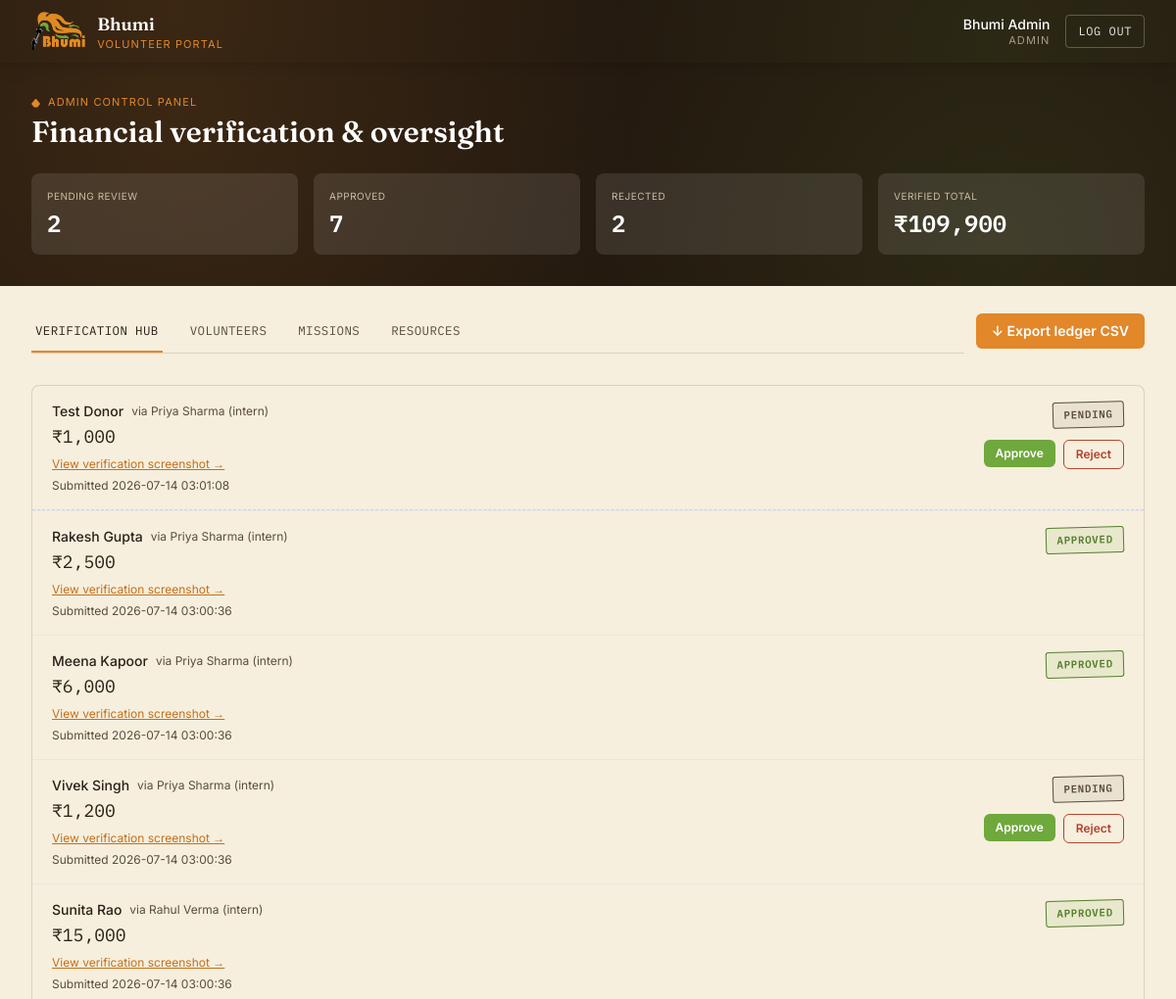
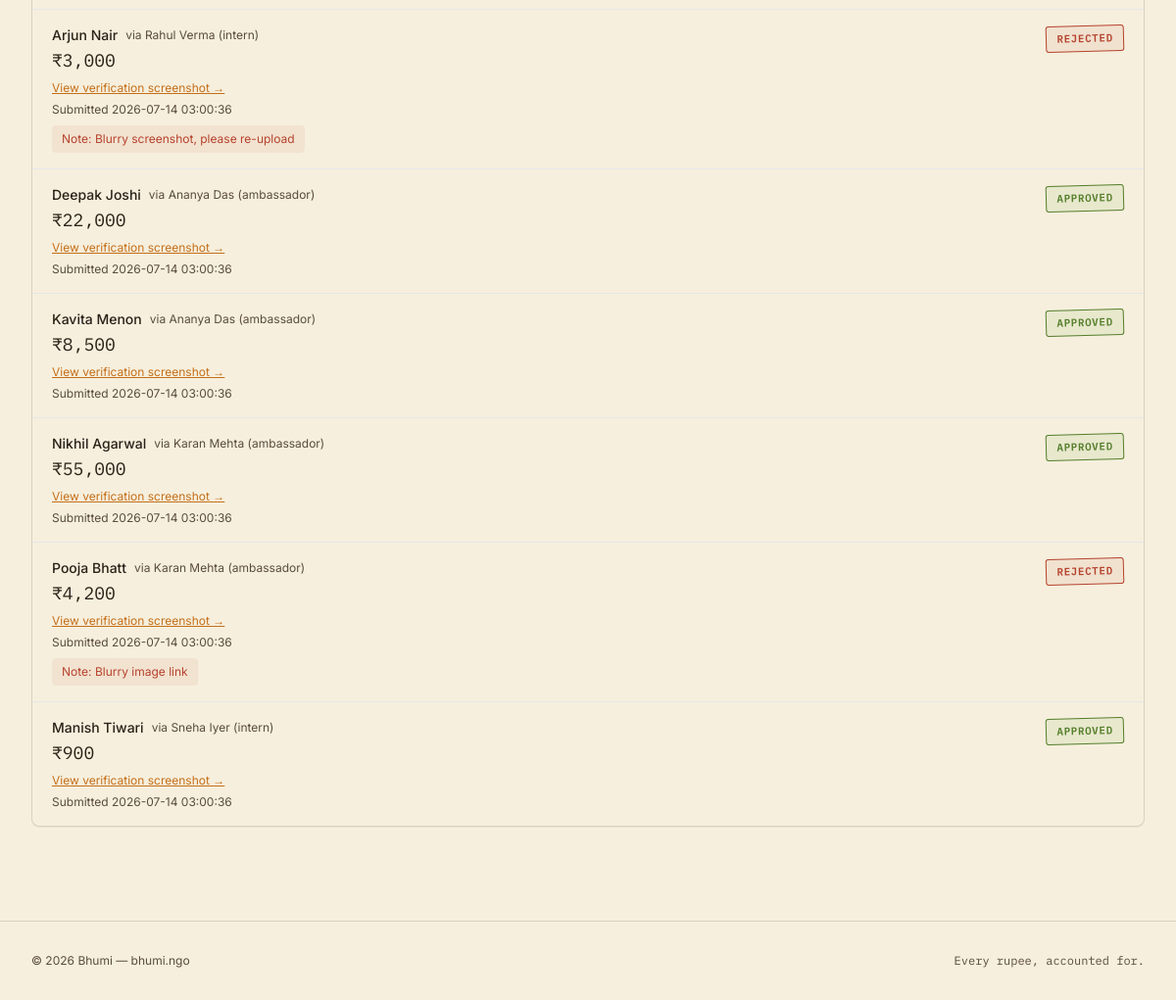
Page /admin (signed in) on the earlier database version (2 pictures, top to bottom).
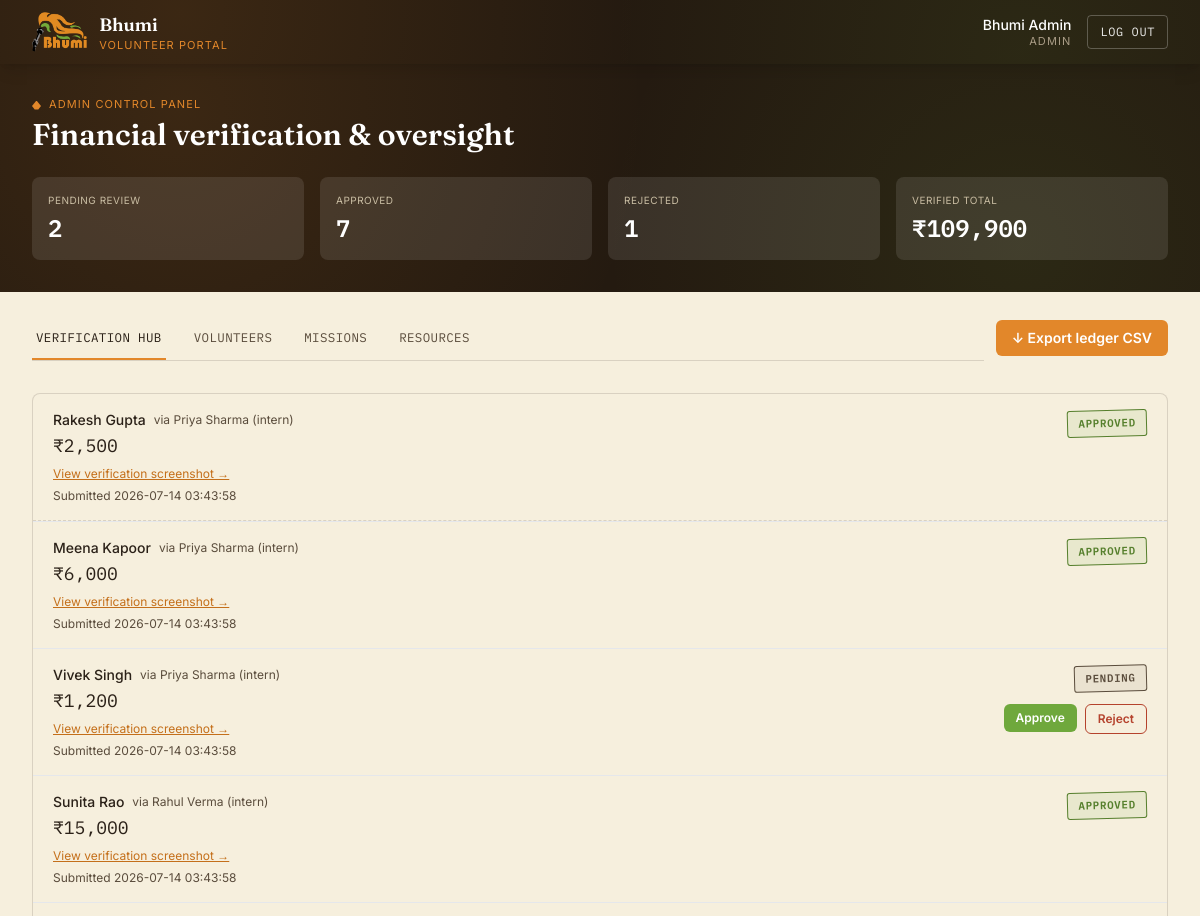
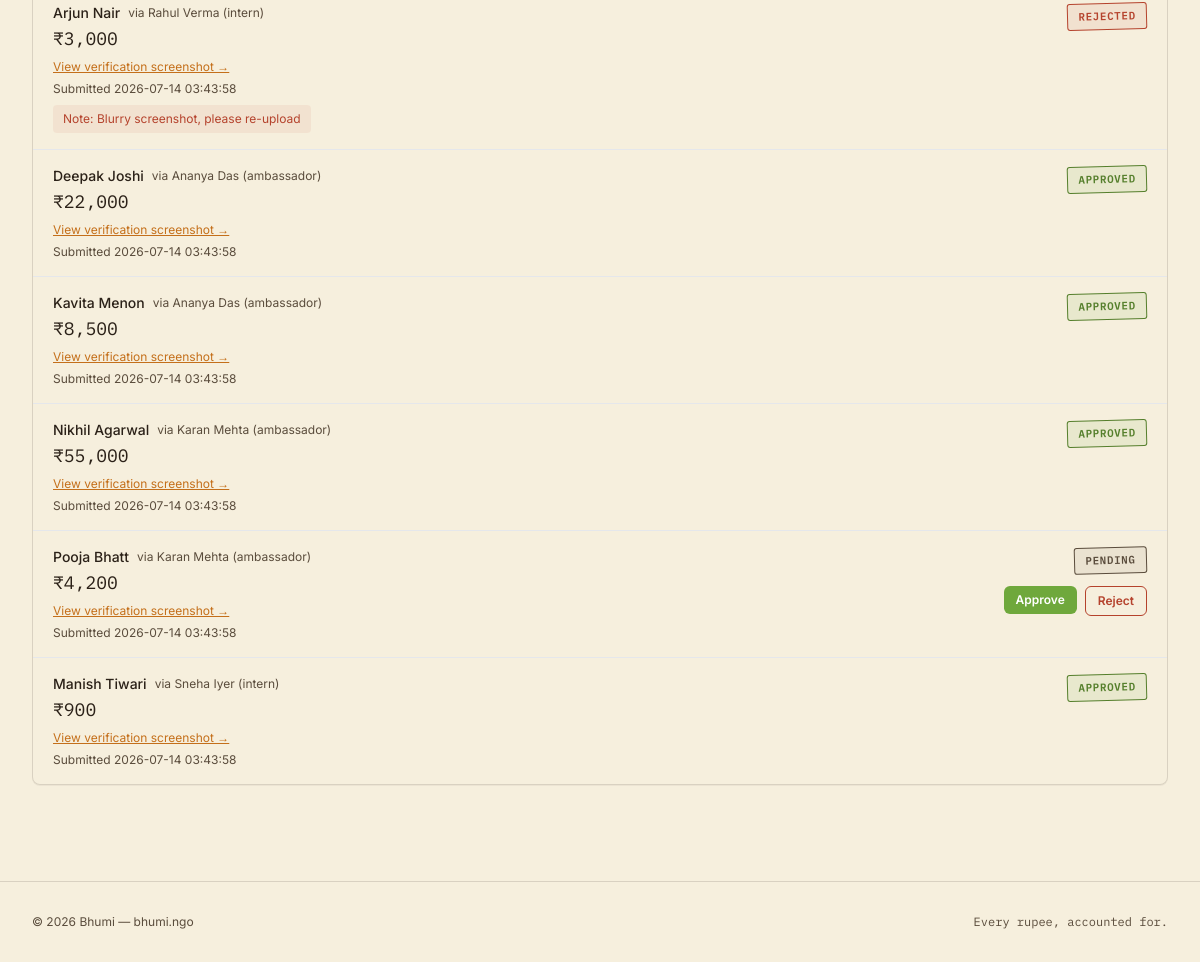
Same page on the later database version (2 pictures, top to bottom).
### tables this page shows
CREATE TABLE donations (
    id INTEGER PRIMARY KEY AUTOINCREMENT,
    user_id INTEGER NOT NULL,
    donor_name TEXT NOT NULL,
    amount REAL NOT NULL,
    drive_link TEXT NOT NULL,
    status TEXT NOT NULL DEFAULT 'pending' CHECK(status IN ('pending', 'approved', 'rejected')),
    admin_note TEXT,
    submitted_at TIMESTAMP DEFAULT CURRENT_TIMESTAMP,
    reviewed_at TIMESTAMP,
    FOREIGN KEY (user_id) REFERENCES users(id)
);

CREATE TABLE users (
    id INTEGER PRIMARY KEY AUTOINCREMENT,
    username TEXT UNIQUE NOT NULL,
    password_hash TEXT NOT NULL,
    role TEXT NOT NULL CHECK(role IN ('admin', 'intern', 'ambassador')),
    full_name TEXT NOT NULL,
    email TEXT,
    phone TEXT,
    tenure_start DATE,
    tenure_end DATE,
    created_at TIMESTAMP DEFAULT CURRENT_TIMESTAMP
);

### app.py (the view)
@app.route("/admin")
@role_required("admin")
def admin_panel():
    donations = query_db(
        """SELECT d.*, u.full_name, u.username, u.role
           FROM donations d JOIN users u ON u.id = d.user_id
           ORDER BY d.submitted_at DESC"""
    )
    users = query_db("SELECT * FROM users WHERE role != 'admin' ORDER BY full_name")
    tasks = query_db("SELECT * FROM tasks ORDER BY deadline ASC")
    resources = query_db("SELECT * FROM resources ORDER BY category, title")
    stats = query_db(
        """SELECT
             COUNT(*) FILTER (WHERE status = 'pending') AS pending_count,
             COUNT(*) FILTER (WHERE status = 'approved') AS approved_count,
             COUNT(*) FILTER (WHERE status = 'rejected') AS rejected_count,
             COALESCE(SUM(amount) FILTER (WHERE status = 'approved'), 0) AS verified_total
           FROM donations""",
        one=True,
    )
    return render_template(
        "admin_dashboard.html",
        donations=donations,
        users=users,
        tasks=tasks,
        resources=resources,
        stats=stats,
    )

### app.py (called while the page is built)
def get_db():
    if "db" not in g:
        g.db = sqlite3.connect(DB_PATH)
        g.db.row_factory = sqlite3.Row
        g.db.execute("PRAGMA foreign_keys = ON")
    return g.db

def query_db(query, args=(), one=False):
    cur = get_db().execute(query, args)
    rv = cur.fetchall()
    cur.close()
    return (rv[0] if rv else None) if one else rv

def role_required(*roles):
    def decorator(view):
        @wraps(view)
        def wrapped(*args, **kwargs):
            if "user_id" not in session:
                return redirect(url_for("login"))
            if session.get("role") not in roles:
                flash("You do not have permission to view that page.", "error")
                return redirect(url_for("dashboard"))
            return view(*args, **kwargs)
        return wrapped
    return decorator

@app.context_processor
def inject_now():
    return {"now": datetime.now()}

@app.template_filter("inr")
def inr_format(value):
    try:
        value = float(value)
    except (TypeError, ValueError):
        return value
    return f"₹{value:,.0f}"

### templates/admin_dashboard.html (shortened to what this page needs)
{% extends "base.html" %}
{% block content %}
<section class="soil-panel text-white">
  <div class="max-w-7xl mx-auto px-4 sm:px-6 lg:px-8 py-8">
    <p class="text-[11px] uppercase tracking-widest flame-bullet" style="color:#e2872a;">Admin control panel</p>
    <h1 class="font-display text-2xl sm:text-3xl font-semibold mt-1">Financial verification &amp; oversight</h1>
    <div class="grid grid-cols-2 sm:grid-cols-4 gap-3 sm:gap-4 mt-6">
      <div class="bg-white/10 rounded-lg p-4">
        <p class="text-[10px] uppercase tracking-wider" style="color:#c9bda3;">Pending review</p>
        <p class="font-mono-ledger text-2xl font-semibold mt-1">{{ stats.pending_count }}</p>
      </div>
      <div class="bg-white/10 rounded-lg p-4">
        <p class="text-[10px] uppercase tracking-wider" style="color:#c9bda3;">Approved</p>
        <p class="font-mono-ledger text-2xl font-semibold mt-1">{{ stats.approved_count }}</p>
      </div>
      <div class="bg-white/10 rounded-lg p-4">
        <p class="text-[10px] uppercase tracking-wider" style="color:#c9bda3;">Rejected</p>
        <p class="font-mono-ledger text-2xl font-semibold mt-1">{{ stats.rejected_count }}</p>
      </div>
      <div class="bg-white/10 rounded-lg p-4">
        <p class="text-[10px] uppercase tracking-wider" style="color:#c9bda3;">Verified total</p>
        <p class="font-mono-ledger text-2xl font-semibold mt-1">{{ stats.verified_total|inr }}</p>
      </div>
    </div>
  </div>
</section>
<div class="max-w-7xl mx-auto px-4 sm:px-6 lg:px-8">
  <div class="flex items-center justify-between mt-6 flex-wrap gap-3">
    <nav class="flex gap-6 border-b overflow-x-auto flex-1" style="border-color: var(--rule);">
      <button class="tab-btn active py-3 px-1 whitespace-nowrap" data-tab="verify">Verification Hub</button>
      <button class="tab-btn py-3 px-1 whitespace-nowrap" data-tab="volunteers">Volunteers</button>
      <button class="tab-btn py-3 px-1 whitespace-nowrap" data-tab="missions">Missions</button>
      <button class="tab-btn py-3 px-1 whitespace-nowrap" data-tab="resources">Resources</button>
    </nav>
    <a href="{{ url_for('export_csv') }}" class="btn-primary px-4 py-2 rounded-md text-sm whitespace-nowrap">&darr; Export ledger CSV</a>
  </div>
  <div id="tab-verify" class="tab-panel py-8">
    <div class="ledger-card rounded-lg divide-y" style="border-color: var(--rule);">
      {% for d in donations %}
      <div class="ledger-row px-5 py-4 flex flex-col sm:flex-row sm:items-start justify-between gap-4">
        <div>
          <div class="flex items-center gap-2 flex-wrap">
            <p class="font-medium text-sm">{{ d.donor_name }}</p>
            <span class="text-xs" style="color: var(--ink-soft);">via {{ d.full_name }} ({{ d.role }})</span>
          </div>
          <p class="font-mono-ledger text-lg mt-0.5">{{ d.amount|inr }}</p>
          <a href="{{ d.drive_link }}" target="_blank" rel="noopener" class="text-xs underline mt-1 inline-block" style="color: var(--marigold-dark, var(--marigold));">View verification screenshot &rarr;</a>
          <p class="text-xs mt-1" style="color: var(--ink-soft);">Submitted {{ d.submitted_at }}</p>
          {% if d.status == 'rejected' and d.admin_note %}
          <p class="text-xs mt-2 px-2.5 py-1.5 rounded inline-block" style="background: rgba(181,67,45,0.07); color: var(--stamp-red);">Note: {{ d.admin_note }}</p>
          {% endif %}
        </div>
        <div class="flex flex-col items-start sm:items-end gap-2 shrink-0">
          <span class="stamp stamp-{{ d.status }}">{{ d.status }}</span>
          {% if d.status == 'pending' %}
          <div class="flex gap-2 mt-1">
            <form method="POST" action="{{ url_for('review_donation', donation_id=d.id) }}">
              <button type="submit" class="btn-leaf px-3 py-1.5 rounded-md text-xs">Approve</button>
            </form>
            <button type="button" onclick="document.getElementById('reject-{{ d.id }}').classList.toggle('hidden')" class="btn-danger-outline px-3 py-1.5 rounded-md text-xs">Reject</button>
          </div>
          {% endif %}
        </div>
      </div>
      {% else %}
      <p class="px-5 py-10 text-sm text-center" style="color: var(--ink-soft);">No donations submitted yet.</p>
      {% endfor %}
    </div>
  </div>
</div>
{% endblock %}

### templates/base.html (shortened to what this page needs)
<!DOCTYPE html>
<html lang="en">
<head>
<script src="https://cdn.tailwindcss.com"></script>
<link rel="stylesheet" href="{{ url_for('static', filename='css/style.css') }}">
</head>
<body class="min-h-screen">
{% if session.get('user_id') %}
<header class="soil-panel text-parchment sticky top-0 z-40 shadow-lg" style="color:#f6efdd;">
  <div class="max-w-7xl mx-auto px-4 sm:px-6 lg:px-8">
    <div class="flex items-center justify-between h-16">
      <div class="flex items-center gap-3">
        <img src="{{ url_for('static', filename='img/bhumi_logo.png') }}" alt="Bhumi logo" class="h-10 w-auto">
        <div class="leading-tight">
          <p class="font-display text-lg font-semibold text-white">Bhumi</p>
          <p class="text-[11px] uppercase tracking-widest" style="color:#e2872a;">Volunteer Portal</p>
        </div>
      </div>
      <div class="flex items-center gap-4">
        <div class="hidden sm:block text-right leading-tight">
          <p class="text-sm font-medium text-white">{{ session.get('full_name') }}</p>
          <p class="text-[11px] uppercase tracking-widest" style="color:#a99c86;">{{ session.get('role') }}</p>
        </div>
        <a href="{{ url_for('logout') }}" class="text-xs font-mono-ledger uppercase tracking-wider px-3 py-2 rounded border border-white/25 text-white/90 hover:bg-white/10 transition">Log out</a>
      </div>
    </div>
  </div>
</header>
{% endif %}
<main>
{% block content %}{% endblock %}
</main>
<footer class="mt-16 py-8 border-t" style="border-color: var(--rule);">
  <div class="max-w-7xl mx-auto px-4 sm:px-6 lg:px-8 flex flex-col sm:flex-row items-center justify-between gap-3 text-xs" style="color: var(--ink-soft);">
    <p>&copy; {{ now.year if now else '2026' }} Bhumi &mdash; bhumi.ngo</p>
    <p class="font-mono-ledger">Every rupee, accounted for.</p>
  </div>
</footer>
</body>
</html>

### static/css/style.css (style rules this page uses)
:root { --soil: #241a10; --soil-2: #34261a; --marigold: #e2872a; --marigold-dark: #c46f1a; --leaf: #6fa83c; --leaf-dark: #557f2c; --parchment: #f6efdd; --parchment-2: #efe4c7; --ink: #2b2118; --ink-soft: #5a4c3c; --stamp-red: #b5432d; --gold: #c9a227; --rule: rgba(43, 33, 24, 0.14); }
body { background-color: var(--parchment); color: var(--ink); font-family: "Inter", ui-sans-serif, system-ui, sans-serif; }
.font-display { font-family: "Fraunces", Georgia, serif; }
.font-mono-ledger { font-family: "IBM Plex Mono", ui-monospace, monospace; }
.soil-panel { background-color: var(--soil); background-image: radial-gradient(circle at 15% 20%, rgba(226, 135, 42, 0.12), transparent 45%), radial-gradient(circle at 85% 80%, rgba(111, 168, 60, 0.10), transparent 40%); }
.ledger-card { background: linear-gradient(var(--parchment), var(--parchment)); border: 1px solid var(--rule); box-shadow: 0 1px 0 rgba(43, 33, 24, 0.05); }
.ledger-row { border-bottom: 1px dashed var(--rule); }
.ledger-row:last-child { border-bottom: none; }
.stamp { display: inline-flex; align-items: center; gap: 0.35rem; font-family: "IBM Plex Mono", ui-monospace, monospace; font-weight: 600; letter-spacing: 0.06em; text-transform: uppercase; font-size: 0.68rem; padding: 0.28rem 0.65rem; border-radius: 3px; border: 1.5px solid currentColor; transform: rotate(-1.5deg); }
.stamp-approved { color: var(--leaf-dark); background: rgba(111, 168, 60, 0.10); }
.stamp-pending { color: var(--ink-soft); background: rgba(90, 76, 60, 0.08); }
.stamp-rejected { color: var(--stamp-red); background: rgba(181, 67, 45, 0.08); }
.btn-primary { background: var(--marigold); color: #fff; font-weight: 600; transition: background-color 0.15s ease, transform 0.1s ease; }
.btn-leaf { background: var(--leaf); color: #fff; font-weight: 600; transition: background-color 0.15s ease; }
.btn-danger-outline { border: 1.5px solid var(--stamp-red); color: var(--stamp-red); font-weight: 600; }
.tab-btn { font-family: "IBM Plex Mono", ui-monospace, monospace; font-size: 0.78rem; letter-spacing: 0.03em; text-transform: uppercase; color: var(--ink-soft); border-bottom: 2px solid transparent; }
.tab-btn.active { color: var(--ink); border-bottom-color: var(--marigold); }
.flame-bullet::before { content: ""; display: inline-block; width: 9px; height: 9px; margin-right: 8px; background: var(--marigold); clip-path: polygon(50% 0%, 80% 35%, 100% 60%, 70% 100%, 30% 100%, 0% 60%, 20% 35%); vertical-align: middle; }

Differences in the rows shown:
removed donations: donor_name "Test Donor", full_name "Priya Sharma", role "intern", amount|inr "₹1,000", submitted_at "2026-07-14 03:01:08", status "PENDING"
changed donations "Rakesh Gupta": submitted_at "2026-07-14 03:00:36" → "2026-07-14 03:43:58"
changed donations "Meena Kapoor": submitted_at "2026-07-14 03:00:36" → "2026-07-14 03:43:58"
changed donations "Vivek Singh": submitted_at "2026-07-14 03:00:36" → "2026-07-14 03:43:58"
changed donations "Sunita Rao": submitted_at "2026-07-14 03:00:36" → "2026-07-14 03:43:58"
changed donations "Arjun Nair": submitted_at "2026-07-14 03:00:36" → "2026-07-14 03:43:58"
changed donations "Deepak Joshi": submitted_at "2026-07-14 03:00:36" → "2026-07-14 03:43:58"
changed donations "Kavita Menon": submitted_at "2026-07-14 03:00:36" → "2026-07-14 03:43:58"
changed donations "Nikhil Agarwal": submitted_at "2026-07-14 03:00:36" → "2026-07-14 03:43:58"
changed donations "Pooja Bhatt": submitted_at "2026-07-14 03:00:36" → "2026-07-14 03:43:58"; status "REJECTED" → "PENDING"; admin_note "Blurry image link" → (not shown); status "Note:" → "Approve Reject"
changed donations "Manish Tiwari": submitted_at "2026-07-14 03:00:36" → "2026-07-14 03:43:58"
Other differences:
{{ stats.rejected_count }}: "2" → "1"
